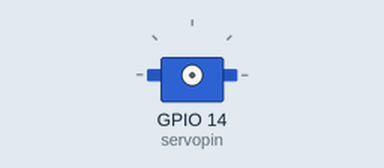
The sketch below on a simulated ESP32. Shown: servo. Wiring (inferred from the names in the program): servo: signal GPIO 14. Servo pulses on a pin are drawn as a servo (544–2400 µs = 0–180°).

Above: at 0.05 s.
At 1.3 s:
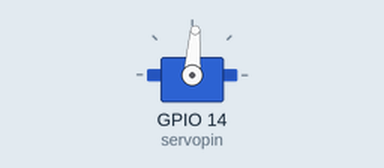
At 2.6 s:
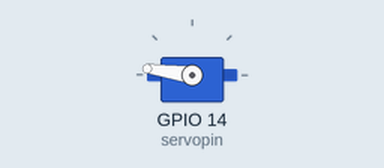
At 5.2 s:
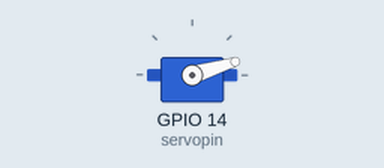
Timing chart, 0 to 7.1 s (numbered marks = the images above):
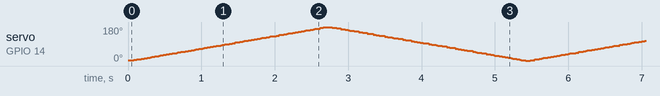

The sketch:

servotest.ino
```cpp
/*
  Servotester

  A servo is connected to pin 14 and is sweeping much like the arduino example.
  This has an arduino-type library for controlling servos. Ticker is used to drive the servo pins
*/

#define servopin 14
#include <Ticker.h>
#include "myServo.h"

Servo servo;

void setup() {
  servo.attach(servopin);
}

int pos;
void loop() {
  for (pos = 0; pos <= 180; pos += 1) // goes from 0 degrees to 180 degrees
  { // in steps of 1 degree
    servo.write(pos);            // tell servo to go to position in variable 'pos'
    delay(15);                       // waits 15ms for the servo to reach the position
  }
  for (pos = 180; pos >= 0; pos -= 1) // goes from 180 degrees to 0 degrees
  {
    servo.write(pos);            // tell servo to go to position in variable 'pos'
    delay(15);                       // waits 15ms for the servo to reach the position
  }

}
```

myServo.cpp
```cpp
#include "myServo.h"
#include <Arduino.h>

void pulse(Servo *Servo) {
  // drive pin high for a defined period of time.
  // this is declared as a friend function in Servo.h and thus has access to the private parts of Servo
  if ( Servo->_servoattached ) {
    digitalWrite(Servo->_servopin, HIGH);     // set servopin high for a certain period.
    // the following will prevent Wifi tasks to run for 1-2 msec
//    delayMicroseconds(1000 + 1000 * Servo->_servopos / 180);
    delayMicroseconds( map(Servo->_servopos, 0, 180, 1000, 2000) );
    digitalWrite(Servo->_servopin, LOW);
  }
};

Servo::Servo()
{
  _servoattached = false;
  // call servopulse every 20 msec.
  _servotimer.attach(0.02, pulse, this);
}

void Servo::detach() {
  _servoattached = false; // leave timer attached
  _servotimer.detach();
  pinMode( _servopin, INPUT);
}

void Servo::write(int pos) {
  _servopos = pos;
}

int Servo::read() {
  return _servopos;
}

boolean Servo::attached() {
  return _servoattached;
}

void Servo::attach(int pin) {
  pinMode( pin, OUTPUT);
  if (_servopos < 0 || _servopos > 180) _servopos = 0;
  _servopin = pin;
  _servoattached = true;
}
```

myServo.h
```cpp
#ifndef myServo_h
#define myServo_h

#include <Ticker.h>
#include <Arduino.h>

class Servo
{
public:
   Servo();
   void detach();
   void attach(int pin);
   void write(int pos);
   boolean attached();
   int read();
   int readpin();
   friend void pulse(Servo *Servo);

   private:
   int _servopin;
   int _servopos;
   boolean _servoattached;
   Ticker _servotimer;
};
#endif
```
